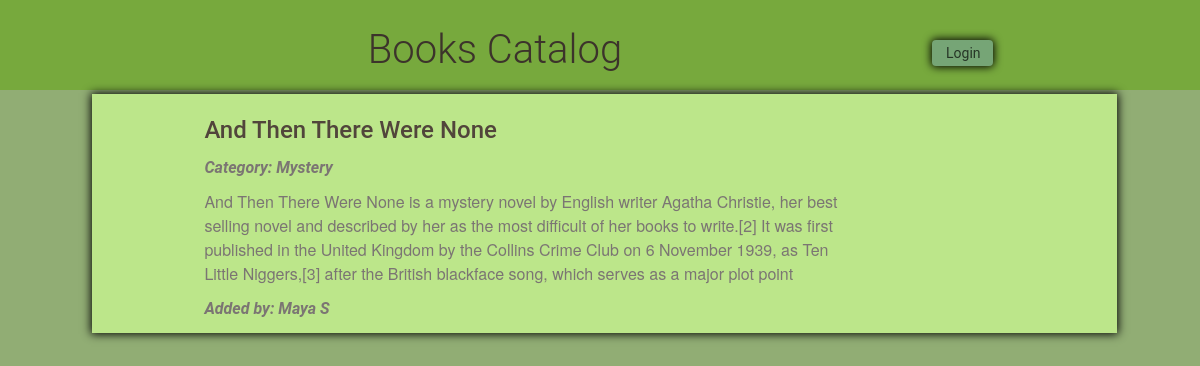
Screenshot of /catalog/Mystery/And Then There Were None with the database file from the repository.
### model.py (models this page shows, shortened)
class Item(Base):
    __tablename__ = 'item'
    name = Column(String(250), nullable=False, index=True, unique=True)
    id = Column(Integer, primary_key=True)
    description = Column(String(1500))
    category_name = Column(Integer, ForeignKey('category.name'))
    category = relationship("Category", back_populates='items')
    created_user_id = Column(Integer, ForeignKey('user.id'))
    created_user = relationship(User)

class User(Base):
    __tablename__ = 'user'
    id = Column(Integer, primary_key=True)
    name = Column(String(250), nullable=False)
    email = Column(String(250), nullable=False)
    picture = Column(String(250))

### application.py (the view, shortened to what this page needs)
@app.route('/catalog/<string:category_name>/<string:item_name>',
           methods=['GET'])
def getItem(category_name, item_name):
    try:
        item = session.query(Item).filter(
            func.lower(Item.name) == func.lower(item_name)).one_or_none()
        if item is None:
            flash("Item not found. Please try again later!")
            return redirect(url_for('getCatalog'))
    except MultipleResultsFound:
        flash("Something went wrong. Please try again later!")
        return redirect(url_for('getCatalog'))
    user_loggedin = 'username' in login_session
    return render_template('item.html', item=item)

### templates/item.html (shortened to what this page needs)
{% extends "main.html" %}
{% block content %}
	<div class="col-md-10 content-body ">
		<div class="col-md-1">
		</div>
		<div class="col-md-8">
			<h2>{{item.name}}</h2>
			<p><i>Category: {{item.category_name}}</i></p>
			<p>{{item.description}}</p>
			<p><i>Added by: {{item.created_user.name}}</i></p>
		</div>
	</div>
{% endblock %}

### static/styles.css (style rules this page uses)
* { -webkit-box-sizing: border-box; -moz-box-sizing: border-box; -ms-box-sizing: border-box; box-sizing: border-box; }
* { font-family: "Helvetica Neue Bold", Roboto, Helvetica, Arial, sans-serif; font-weight: 700; }
h2 { font-size: 24px; color: #51453B; line-height: 29px; }
p { font-family: "Helvetica Neue", Roboto, Helvetica, Arial, sans-serif; font-size: 16px; color: #7B7573; line-height: 24px; font-weight: 400; }
body { font-family: "Helvetica Neue Light", Roboto, Helvetica, Arial, sans-serif; background-color: #91ad74 }
.content-body { background-color: #bce68a; box-shadow: 0 0 9px 1px black; margin:4px; padding-top: 2px; padding-bottom: 2px; }

### rows the page displays
Item: name "And Then There Were None", category_name "Mystery", description "And Then There Were None is a mystery novel by English writer Agatha Christie, her best selling novel and described by her as the most difficult of her books to write.[2] It was first published in the United Kingdom by the Collins Crime Club on 6 November 1939, as Ten Little Niggers,[3] after the British blackface song, which serves as a major plot point"
User: created_user.name "Maya S"
